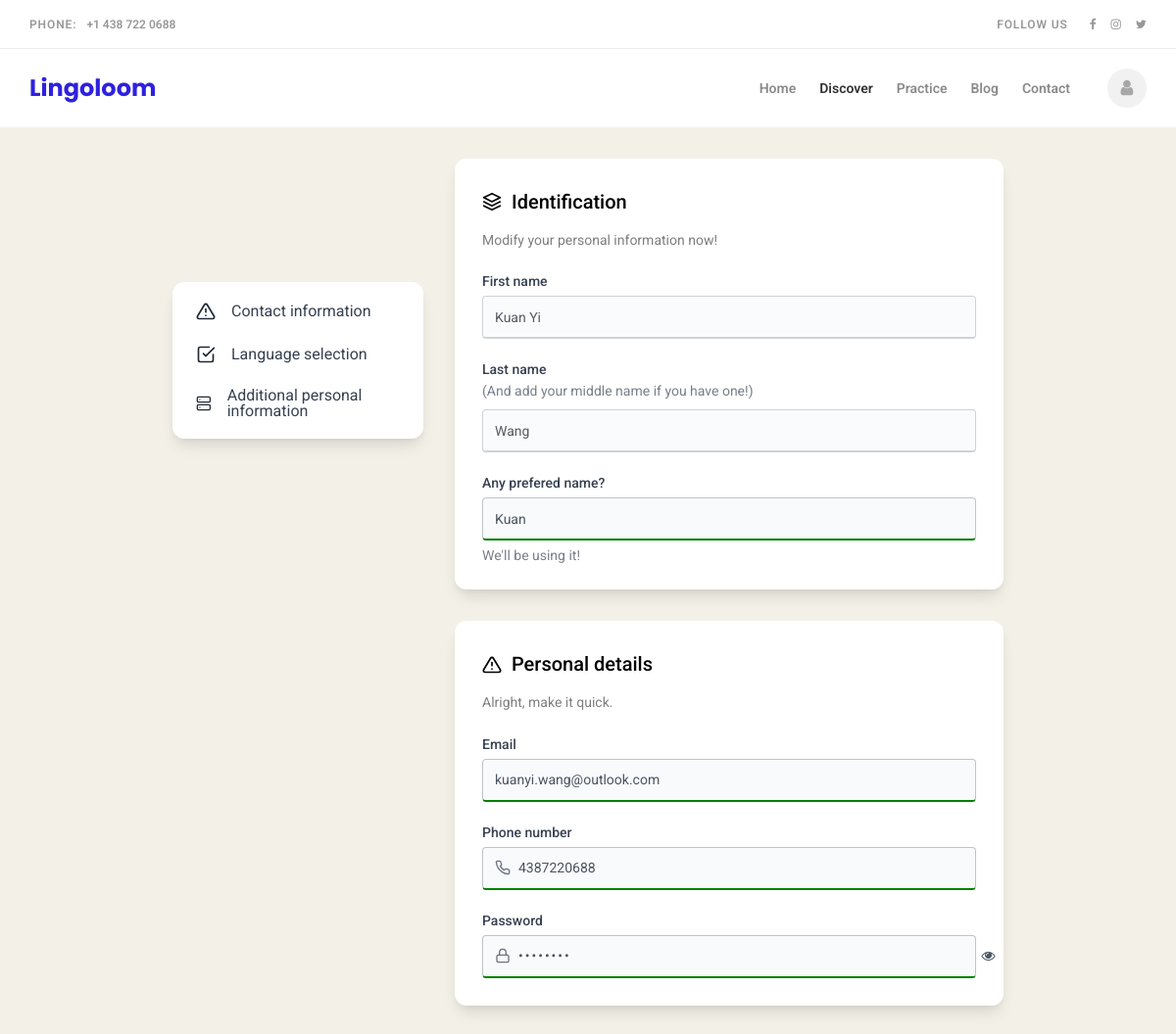
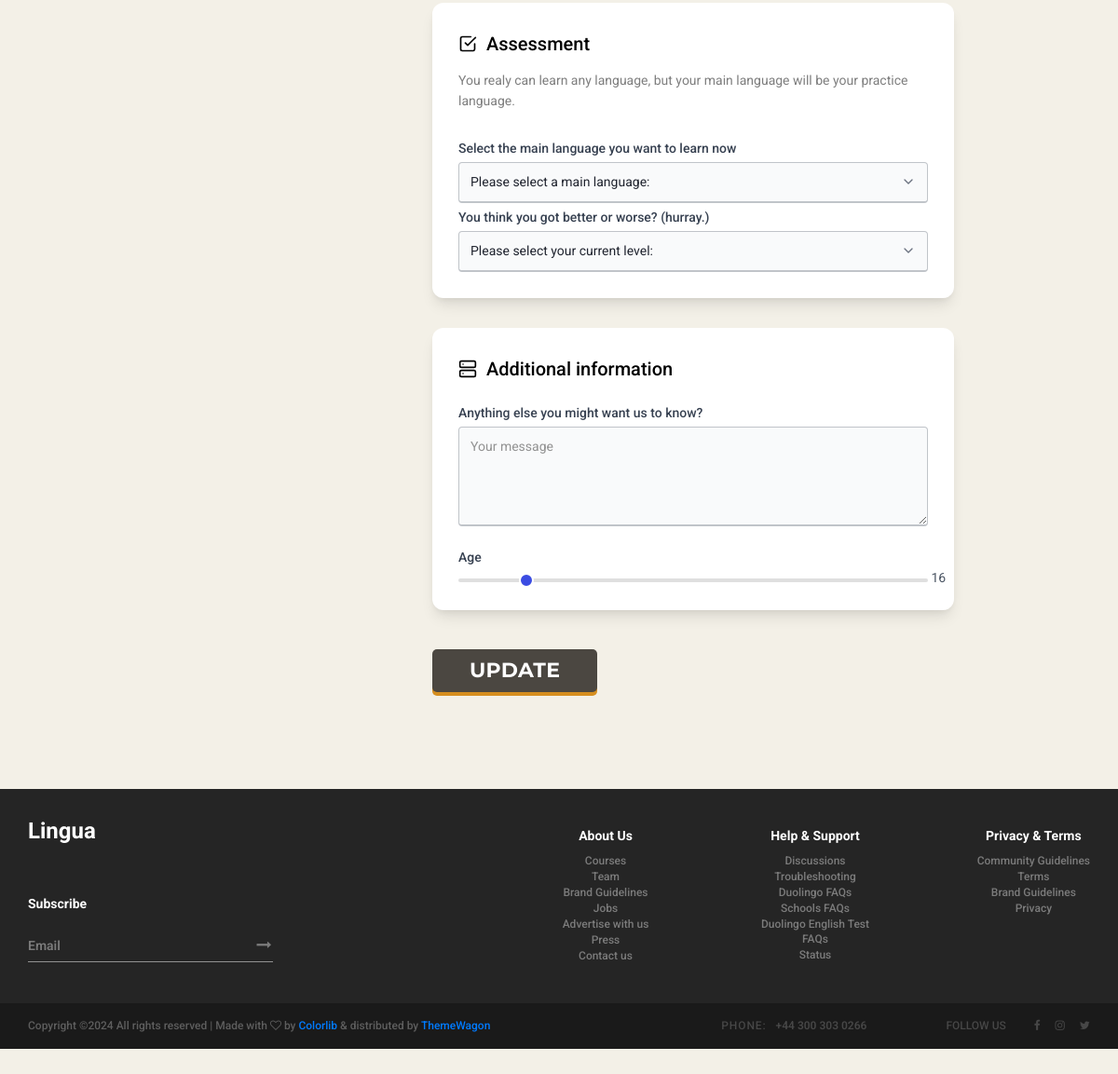
The page /account (signed in) on the database its author committed (2 pictures, top to bottom).
### tables this page shows
CREATE TABLE Accounts ( id INTEGER PRIMARY KEY, first_name TEXT NOT NULL, last_name TEXT NOT NULL, prefered_name TEXT, email TEXT NOT NULL, phone_number TEXT, password TEXT NOT NULL, language TEXT NOT NULL, level TEXT NOT NULL, age INTEGER NOT NULL);

### main.py (the view)
@app.route('/account', methods=["POST", "GET"])
def account():
    connection = sqlite3.connect(DATA_BASE_FILE_PATH)
    cur = connection.cursor()
    cur.execute("SELECT * FROM Accounts WHERE email=?", (session["logged_in_user"],))
    one_user = cur.fetchone()
    first_name = one_user[1]
    last_name = one_user[2]
    prefered_name = one_user[3]
    email = one_user[4]
    phone_number = one_user[5]
    password = one_user[6]
    language = one_user[7]
    level = one_user[8]
    age = one_user[9]
    connection.close()
    return render_template("account.html", first_name=first_name, last_name=last_name,
                           prefered_name=prefered_name, email=email, phone_number=phone_number,
                           password=password, language = language,
                           level=level,
                           age=age)

### templates/account.html (shortened to what this page needs)
<!DOCTYPE html>
<html>
<head>
</head>
<body>
{% extends "master.html" %}
{% block content %}
<form action="/account_update" role="form" method="post" id="reused_form" enctype="multipart/form-data">
<div class="demo-page">
    <div class="demo-page-navigation">
      <nav>
        <ul>
          <li>
            <a href="#validation">
              Contact information</a>
          </li>
          <li>
            <a href="#checkbox-and-radio">
              Language selection</a>
          </li>
          <li>
            <a href="#other">
              Additional personal information</a>
          </li>
        </ul>
      </nav>
    </div>
    <main class="demo-page-content">
      <section>
        <h1>
          Identification
        </h1>
        <p>
          Modify your personal information now!
        </p>
        <div class="nice-form-group">
          <label for="first_name">First name</label>
          <input type="text" value="{{first_name}}" name="first_name" id="first_name" disabled />
        </div>
        <div class="nice-form-group">
          <label for="last_name">Last name</label>
          <small>(And add your middle name if you have one!)</small>
          <input type="text" value={{last_name}} name="last_name" id="last_name" disabled/>
        </div>
        <div class="nice-form-group">
          <label for="prefered_name">Any prefered name?</label>
          <input type="text" value={{prefered_name}} name="prefered_name" id="prefered_name" required/>
          <small>We'll be using it!</small>
        </div>
      </section>
      <section>
        <h1>
          Personal details
        </h1>
        <p>
            Alright, make it quick.
          </p>
        <div class="nice-form-group">
          <label for="email">Email</label>
          <input type="email" value={{email}} name="email" id="email" value="Please don't fuck it up" required />
        </div>
        <div class="nice-form-group">
            <label for="phone_number">Phone number</label>
            <input type="tel" value={{phone_number}} name="phone_number" id="phone_number" class="icon-left" required />
          </div>
        <div class="nice-form-group">
            <label for="password">Password</label>
            <input type="password" value={{password}} name="password" id="password" class="icon-left" required/>
            <span id="password-toggle" class="fa fa-fw fa-eye field-icon toggle-password" onclick="togglePassword()"></span>
        </div>
      </section>
      <section>
        <h1>
          Assessment
        </h1>
        <p>
You realy can learn any language, but your main language will be your practice language.
        </p>
        <fieldset class="nice-form-group">
            <div class="nice-form-group">
                <label for="language">Select the main language you want to learn now</label>
                <select name="language" id="language">
                  <option>Please select a main language: </option>
                </select>
              </div>
              <div class="nice-form-group">
                <label for="level">You think you got better or worse? (hurray.)</label>
                <select name="level" id="level">
                  <option>Please select your current level: </option>
                </select>
              </div>
        </fieldset>
      </section>
      <section>
        <h1>
          Additional information
        </h1>
        <div class="nice-form-group">
          <label for="message">Anything else you might want us to know?</label>
          <textarea id="message" rows="5" placeholder="Your message"></textarea>
        </div>
        <div class="nice-form-group">
          <label for="age">Age</label>
          <input type="range" value={{age}} min="0" max="120" name="age" id="age" oninput="this.nextElementSibling.value = this.value" />
          <output>{{age}}</output>
        </div>
      </section>
        <div class="nice-form-group">
            <input type="submit" value="Update"/>
        </div>
    </main>
  </div>
</form><br><br>
{% endblock %}

### templates/master.html (shortened to what this page needs)
<!DOCTYPE html>
<html>
    <head>
        <link rel="stylesheet" type="text/css" href="{{ url_for('static', filename='styles/bootstrap4/bootstrap.min.css') }}">
        <link href="{{ url_for('static', filename='plugins/font-awesome-4.7.0/css/font-awesome.min.css') }}" rel="stylesheet" type="text/css">
        <link rel="stylesheet" type="text/css" href="{{ url_for('static', filename='plugins/OwlCarousel2-2.2.1/owl.carousel.css') }}">
        <link rel="stylesheet" type="text/css" href="{{ url_for('static', filename='plugins/OwlCarousel2-2.2.1/owl.theme.default.css') }}">
        <link rel="stylesheet" type="text/css" href="{{ url_for('static', filename='plugins/OwlCarousel2-2.2.1/animate.css') }}">
        <link rel="stylesheet" type="text/css" href="{{ url_for('static', filename='styles/main_styles.css') }}">
        <link rel="stylesheet" type="text/css" href="{{ url_for('static', filename='styles/responsive.css') }}">
    </head>
<body>
    <div class="top_bar">
        <div class="top_bar_container">
            <div class="container">
                <div class="row">
                    <div class="col">
                        <div class="top_bar_content d-flex flex-row align-items-center justify-content-start">
                            <div class="top_bar_phone"><span class="top_bar_title">phone:</span>+1 438 722 0688</div>
                            <div class="top_bar_right ml-auto">
                                <div class="top_bar_social">
                                    <span class="top_bar_title social_title">follow us</span>
                                    <ul>
                                        <li><a href="#"><i class="fa fa-facebook" aria-hidden="true"></i></a></li>
                                        <li><a href="#"><i class="fa fa-instagram" aria-hidden="true"></i></a></li>
                                        <li><a href="#"><i class="fa fa-twitter" aria-hidden="true"></i></a></li>
                                    </ul>
                                </div>
                            </div>
                        </div>
                    </div>
                </div>
            </div>
        </div>
    </div>
    <div class="header_container">
        <div class="container">
            <div class="row">
                <div class="col">
                    <div class="header_content d-flex flex-row align-items-center justify-content-start">
                        <div class="logo_container mr-auto">
                            <a href="#">
                                <div class="logo_text">Lingoloom</div>
                            </a>
                        </div>
                        <nav class="main_nav_contaner">
                            <ul class="main_nav">
                                <li><a href="{{ url_for('home') }}">Home</a></li>
                                <li class="active"><a href="{{ url_for('landing') }}">Discover</a></li>
                                <li><a href="{{ url_for('daily_exercise') }}">Practice</a></li>
                                <li><a href="blog.html">Blog</a></li>
                                <li><a href="contact.html">Contact</a></li>
                            </ul>
                        </nav>
                            {% if 'logged_in_user' in session %}
                            <div class="user"><a href="{{ url_for('account') }}"><i class="fa fa-user" aria-hidden="true"></i></a></div>
                            {% else %}
                            <div class="user"><a href="{{ url_for('create_account') }}"><i class="fa fa-user" aria-hidden="true"></i></a></div>
                            {% endif %}
                        </div>
                    </div>
                </div>
            </div>
        </div>
    {% block content %}
    {% endblock %}
    <footer class="footer">
        <div class="footer_body">
            <div class="container">
                <div class="row">
                    <div class="col-lg-3 footer_col">
                        <div class="newsletter_container d-flex flex-column align-items-start justify-content-end">
                            <div class="footer_logo mb-auto"><a href="#">Lingua</a></div>
                            <div class="footer_title">Subscribe</div>
                            <form action="#" id="newsletter_form" class="newsletter_form">
                                <input type="email" class="newsletter_input" placeholder="Email" required="required">
                                <button class="newsletter_button"><i class="fa fa-long-arrow-right" aria-hidden="true"></i></button>
                            </form>
                        </div>
                    </div>
                    <div class="col-lg-2 offset-lg-3 footer_col">
                        <div>
                            <div class="footer_title">About Us</div>
                            <ul class="footer_list">
                                <li><a href="#">Courses</a></li>
                                <li><a href="#">Team</a></li>
                                <li><a href="#">Brand Guidelines</a></li>
                                <li><a href="#">Jobs</a></li>
                                <li><a href="#">Advertise with us</a></li>
                                <li><a href="#">Press</a></li>
                                <li><a href="#">Contact us</a></li>
                            </ul>
                        </div>
                    </div>
                    <div class="col-lg-2 footer_col">
                        <div class="footer_title">Help & Support</div>
                        <ul class="footer_list">
                            <li><a href="#">Discussions</a></li>
                            <li><a href="#">Troubleshooting</a></li>
                            <li><a href="#">Duolingo FAQs</a></li>
                            <li><a href="#">Schools FAQs</a></li>
                            <li><a href="#">Duolingo English Test FAQs</a></li>
                            <li><a href="#">Status</a></li>
                        </ul>
                    </div>
                    <div class="col-lg-2 footer_col clearfix">
                        <div>
                            <div class="footer_title">Privacy & Terms</div>
                            <ul class="footer_list">
                                <li><a href="#">Community Guidelines</a></li>
                                <li><a href="#">Terms</a></li>
                                <li><a href="#">Brand Guidelines</a></li>
                                <li><a href="#">Privacy</a></li>
                            </ul>
                        </div>
                    </div>
                </div>
            </div>
        </div>
        <div class="copyright">
            <div class="container">
                <div class="row">
                    <div class="col">
                        <div class="copyright_content d-flex flex-md-row flex-column align-items-md-center align-items-start justify-content-start">
                            <div class="cr">
    Copyright &copy;<script>document.write(new Date().getFullYear());</script> All rights reserved | Made with <i class="fa fa-heart-o" aria-hidden="true"></i> by <a href="https://colorlib.com" target="_blank">Colorlib</a> &amp; distributed by <a href="https://themewagon.com" target="_blank">ThemeWagon</a>
    </div>
                            <div class="cr_right ml-md-auto">
                                <div class="footer_phone"><span class="cr_title">phone:</span>+44 300 303 0266</div>
                                <div class="footer_social">
                                    <span class="cr_social_title">follow us</span>
                                    <ul>
                                        <li><a href="#"><i class="fa fa-facebook" aria-hidden="true"></i></a></li>
                                        <li><a href="#"><i class="fa fa-instagram" aria-hidden="true"></i></a></li>
                                        <li><a href="#"><i class="fa fa-twitter" aria-hidden="true"></i></a></li>
                                    </ul>
                                </div>
                            </div>
                        </div>
                    </div>
                </div>
            </div>
        </div>
    </footer>
</body>
</html>

### rows shown on the page
Accounts: first_name "Kuan Yi", last_name "Wang", prefered_name "Kuan", email "kuanyi.wang@outlook.com", phone_number "4387220688"

### other values the page prints
{{ age }} "16"
